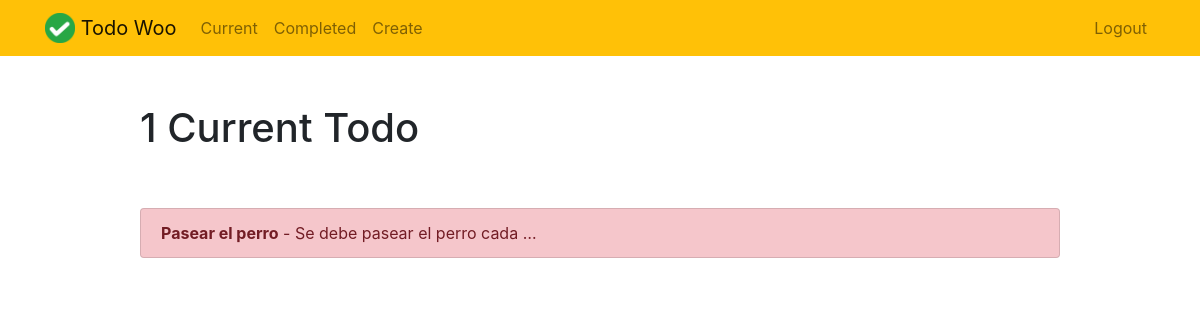
Before: /current/ (signed in) with the older database file.
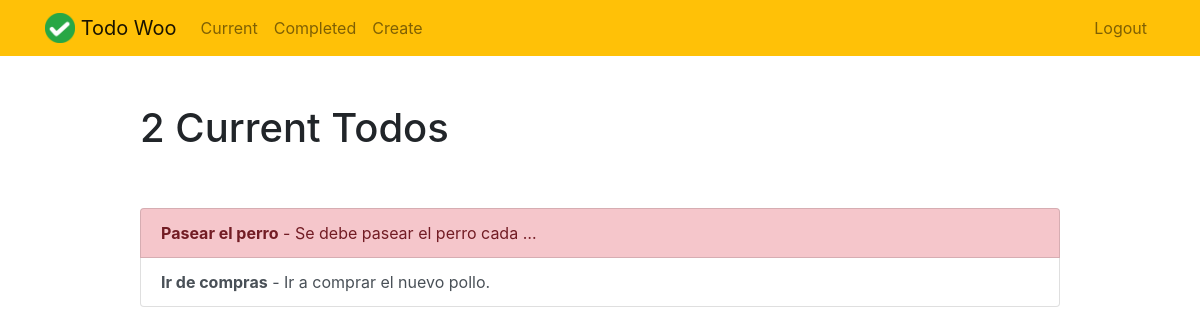
After: the same page with the newer database file.
### todo/models.py (models this page shows, shortened)
class Todo(models.Model):
	title = models.CharField(max_length=100)
	memo = models.TextField(blank=True)
	created = models.DateTimeField(auto_now_add=True)
	date_completed = models.DateTimeField(null=True, blank=True)
	important = models.BooleanField(default=False)
	user = models.ForeignKey(User, on_delete=models.CASCADE)

### todo/views.py (the view)
# urls.py: path('current/', views.current_todos, name='current_todos'),
@login_required
def current_todos(request):
	todos = Todo.objects.filter(user=request.user, date_completed__isnull=True)
	return render(request, 'todo/current_todos.html', {'todos': todos})

### todo/templates/todo/current_todos.html
{% extends "todo/base.html" %}
{% block content %}
    <div class="row justify-content-center mt-5">
        <div class="col-md-10">
            {% if todos %}
                 <h1>{{ todos.count }} Current Todo{{ todos.count|pluralize }}</h1>
            {% else %}
                           <h1>Current Todos</h1>
            {% endif %}
        </div>
    </div>
    <div class="row justify-content-center mt-5">
        <div class="col-md-10">
        {% if todos %}
            <div class="list-group">
                {% for todo in todos %}
                    <a href="{% url 'view_todo' todo.id %}" class="list-group-item list-group-item-action{% if todo.important %} list-group-item-danger{% endif %}"><b>{{ todo.title }}</b>{% if todo.memo %} - {{ todo.memo|truncatechars:30 }}{% endif %}</a>
                {% endfor %}
            </div>
        {% else %}
            <div class="text-center">
                <h2>Looks like you don't have any todos! Nice work.</h2>
            <br>
            <a role="button" class="btn btn-primary" href="{% url 'create_todo' %}">New Todo</a>
            </div>
        {% endif %}
        </div>
    </div>
{% endblock %}

Changed rows visible on the page:
added Todo: title "Ir de compras", memo "Ir a comprar el nuevo pollo.", important False (drawn)
Other visible differences:
{{ todos.count }}: "1" → "2"
